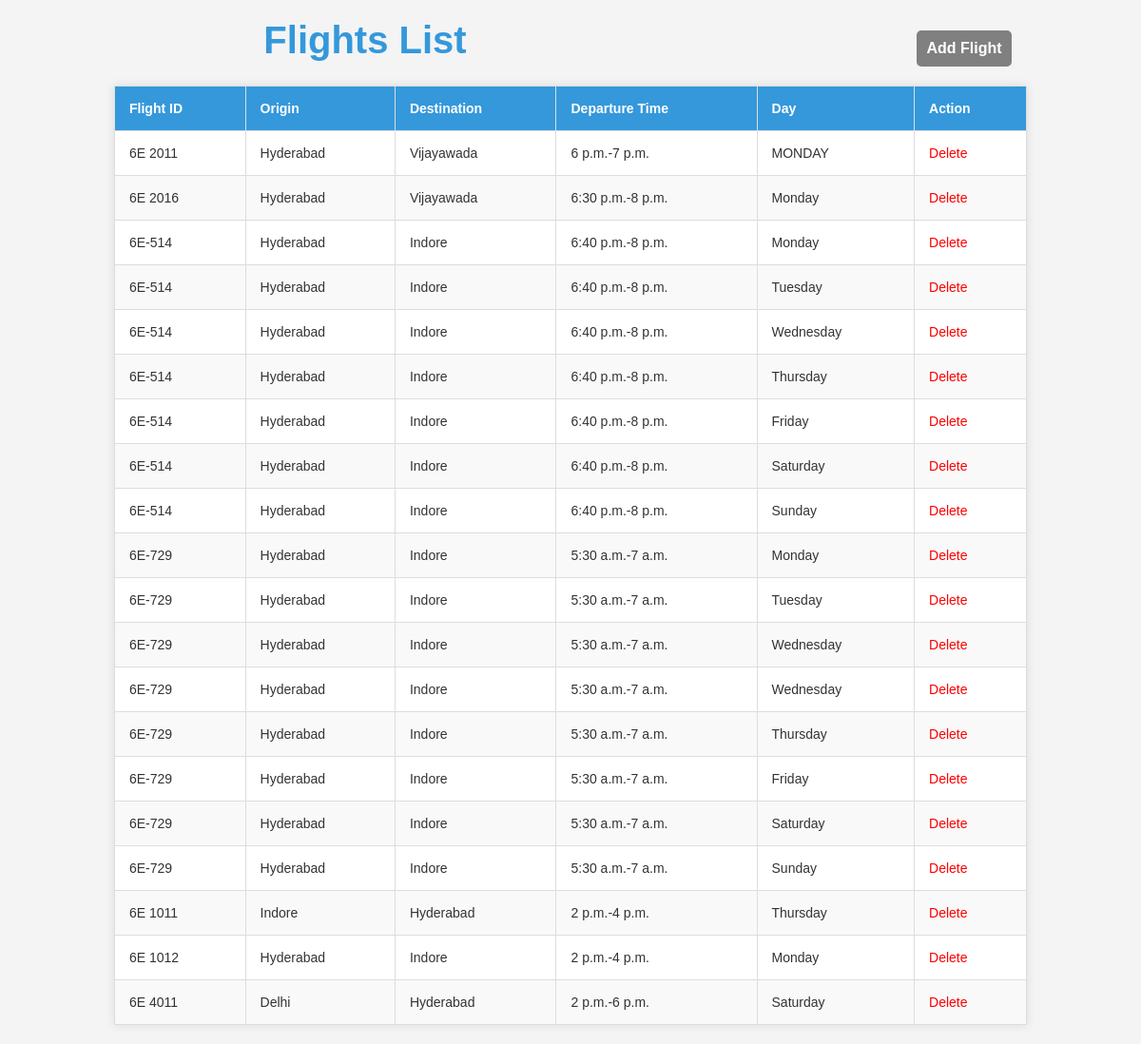
The page /flight_list on the database its author committed.
### app/models.py (models this page shows, shortened)
class flight(models.Model):
    flight_id=models.CharField(max_length=100)
    origin=models.CharField(max_length=100)
    destination=models.CharField(max_length=100)
    starttime=models.TimeField(auto_now=False,auto_now_add=False)
    endtime=models.TimeField(auto_now=False,auto_now_add=False)
    economy_price=models.FloatField(max_length=100,null=True)
    bussiness_price=models.FloatField(max_length=100,null=True)
    firstclass_price=models.FloatField(max_length=100,null=True)
    day=models.CharField(max_length=100)

### app/views.py (the view)
# urls.py: path('flight_list',views.flight_list,name="flight_list"),
def flight_list(request):
    flights = flight.objects.all()
    return render(request, 'flight_list.html', {'flights': flights})

### app/templates/flight_list.html (shortened to what this page needs)
<!DOCTYPE html>
<html lang="en">
<head>
</head>
<body>
    <div class="hii">
        <h2>Flights List</h2>
    </div>
<a href="{% url 'add_flight' %}" class="return-btn">Add Flight</a>
<table>
    <thead>
        <tr>
            <th>Flight ID</th>
            <th>Origin</th>
            <th>Destination</th>
            <th>Departure Time</th>
            <th>Day</th>
            <th>Action</th>
        </tr>
    </thead>
    <tbody>
        {% for flight in flights %}
            <tr>
                <td>{{ flight.flight_id }}</td>
                <td>{{ flight.origin }}</td>
                <td>{{ flight.destination }}</td>
                <td>{{ flight.starttime }}-{{ flight.endtime }}</td>
                <td>{{ flight.day }}</td>
                <td >
                    <a href="{% url 'delete_flight' flight.flight_id %}" style="color: red;" onclick="return confirmDelete();">Delete</a>
                </td>
            </tr>
        {% endfor %}
    </tbody>
</table>
</body>
</html>

### app/templates/flight_list.html (style rules this page uses)
body { font-family: 'Arial', sans-serif; background-color: #f4f4f4; margin: 0; padding: 0; }
h2 { text-align: center; color: #3498db; margin-top: 20px; }
table { border-collapse: collapse; width: 80%; margin: 20px auto; background-color: #fff; box-shadow: 0 0 10px rgba(0, 0, 0, 0.1); }
th, td { border: 1px solid #ddd; padding: 15px; text-align: left; font-size: 14px; color: #333; }
th { background-color: #3498db; color: #fff; }
tr:nth-child(even) { background-color: #f9f9f9; }
a { text-decoration: none; color: #3498db; }
h2 { display: inline-block; width: 80%; font-size: 40px; margin-bottom: -10px; }
.return-btn { background: grey; padding: 10px; border-radius: 5px; color: #fff; text-decoration: none; display: inline-block; font-weight: bold; }
.hii { display: inline-block; width: 80%; }

### rows shown on the page
flight: flight_id "6E 2011", origin "Hyderabad", destination "Vijayawada", starttime "6 p.m.", endtime "7 p.m.", day "MONDAY"
flight: flight_id "6E 2016", origin "Hyderabad", destination "Vijayawada", starttime "6:30 p.m.", endtime "8 p.m.", day "Monday"
flight: flight_id "6E-514", origin "Hyderabad", destination "Indore", starttime "6:40 p.m.", endtime "8 p.m.", day "Monday"
flight: flight_id "6E-514", origin "Hyderabad", destination "Indore", starttime "6:40 p.m.", endtime "8 p.m.", day "Tuesday"
flight: flight_id "6E-514", origin "Hyderabad", destination "Indore", starttime "6:40 p.m.", endtime "8 p.m.", day "Wednesday"
flight: flight_id "6E-514", origin "Hyderabad", destination "Indore", starttime "6:40 p.m.", endtime "8 p.m.", day "Thursday"
flight: flight_id "6E-514", origin "Hyderabad", destination "Indore", starttime "6:40 p.m.", endtime "8 p.m.", day "Friday"
flight: flight_id "6E-514", origin "Hyderabad", destination "Indore", starttime "6:40 p.m.", endtime "8 p.m.", day "Saturday"
flight: flight_id "6E-514", origin "Hyderabad", destination "Indore", starttime "6:40 p.m.", endtime "8 p.m.", day "Sunday"
flight: flight_id "6E-729", origin "Hyderabad", destination "Indore", starttime "5:30 a.m.", endtime "7 a.m.", day "Monday"
flight: flight_id "6E-729", origin "Hyderabad", destination "Indore", starttime "5:30 a.m.", endtime "7 a.m.", day "Tuesday"
flight: flight_id "6E-729", origin "Hyderabad", destination "Indore", starttime "5:30 a.m.", endtime "7 a.m.", day "Wednesday"
flight: flight_id "6E-729", origin "Hyderabad", destination "Indore", starttime "5:30 a.m.", endtime "7 a.m.", day "Wednesday"
flight: flight_id "6E-729", origin "Hyderabad", destination "Indore", starttime "5:30 a.m.", endtime "7 a.m.", day "Thursday"
flight: flight_id "6E-729", origin "Hyderabad", destination "Indore", starttime "5:30 a.m.", endtime "7 a.m.", day "Friday"
flight: flight_id "6E-729", origin "Hyderabad", destination "Indore", starttime "5:30 a.m.", endtime "7 a.m.", day "Saturday"
flight: flight_id "6E-729", origin "Hyderabad", destination "Indore", starttime "5:30 a.m.", endtime "7 a.m.", day "Sunday"
flight: flight_id "6E 1011", origin "Indore", destination "Hyderabad", starttime "2 p.m.", endtime "4 p.m.", day "Thursday"
flight: flight_id "6E 1012", origin "Hyderabad", destination "Indore", starttime "2 p.m.", endtime "4 p.m.", day "Monday"
flight: flight_id "6E 4011", origin "Delhi", destination "Hyderabad", starttime "2 p.m.", endtime "6 p.m.", day "Saturday"
